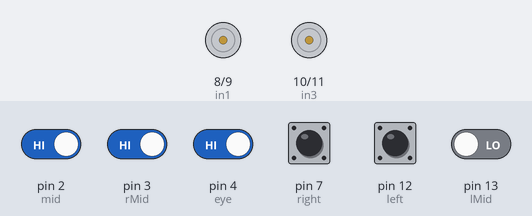
Simulated run of this sketch. Board: Arduino Uno, built with avr-gcc and run on an emulated ATmega328P. On the bench: motor-driver pin pairs drawn as motors (green arrow = first pin HIGH = forward, orange = second pin HIGH = backward, longer = more drive, scaled by the enable pin). The inputs (shaded band) are chosen by the test bench; at power-on: pin 2 (mid), pin 3 (rMid), pin 4 (eye), pin 7 (right) HIGH, pin 12 (left), pin 13 (lMid) LOW.

Above: at 1.2 s.
1.3 s: pin 4 (eye) driven LOW
At 1.6 s:
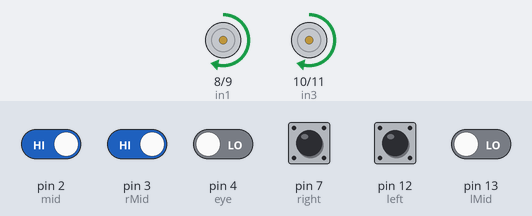
2.8 s: pin 7 (right) pulled LOW for 0.15 s
At 2.97 s:
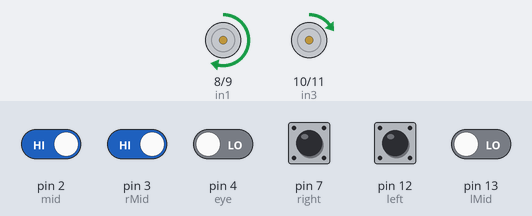
4.5 s: pin 12 (left) pulled HIGH for 0.15 s
At 4.57 s:
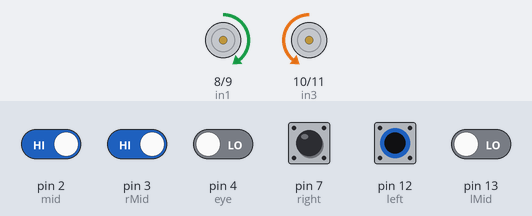
Timing chart, 0 to 6.1 s (numbered marks = the images above; inputs shaded):
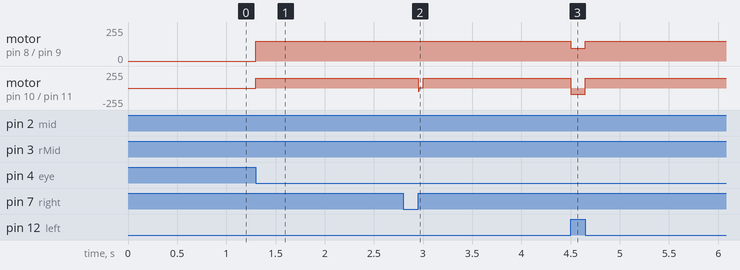

The sketch:

version1.ino
```cpp
const int enA = 5;
const int in1 = 8;
const int in2 = 9;
const int in3 = 10;
const int in4 = 11;
const int enB = 6;

const int lMid = 13;
const int left = 12;
const int right = 7;
const int rMid = 3;
const int mid = 2;
const int eye = 4;
int count = 0;
int x = 0;

int obstacleDetected = false;

void setup()
{
  // Serial.begin(9600);
  pinMode(in1, OUTPUT);
  pinMode(in2, OUTPUT);
  pinMode(in3, OUTPUT);
  pinMode(in4, OUTPUT);
  pinMode(enA, OUTPUT);
  pinMode(enB, OUTPUT);
  pinMode(left, INPUT);
  pinMode(mid, INPUT);
  pinMode(right, INPUT);
  pinMode(lMid, INPUT);
  pinMode(rMid, INPUT);
  pinMode(eye, INPUT);
}
void loop()
{
  int readL = digitalRead(left);
  int readlM = digitalRead(lMid);
  int readM = digitalRead(mid);
  int readrM = digitalRead(rMid);
  int readR = digitalRead(right);
  int readY = digitalRead(eye);

  if (readY == 0 && !obstacleDetected)
  {
    obstacleDetected = true;
  }
  if (obstacleDetected)
  {
    if ((readL == 1 && readM == 0 && readR == 0) || (readL == 1 && readlM == 1 && readM == 1 && readrM == 0 && readR == 0) || (readL==1 && readM==1 && readR==0))
    {
      turnLeft();
    }
    if((readL==0 && readlM==1 && readM==1 && readrM==0 && readR==0) || (readL==0 && readlM==1 && readM==0 && readrM==0 && readR==0)){
      turnLeft();
    }
    if((readL==0 && readlM==0 && readM==1 && readrM==1 && readR==0) || (readL==0 && readlM==0 && readM==0 && readrM==1 && readR==0)){
      turnRight();
    }
    if ((readL == 0 && readM == 0 && readR == 1) || (readL == 0 && readlM == 0 && readM == 1 && readrM == 1 && readR == 1) || (readL == 0 && readM == 1 && readR == 1))
    {
      turnRight();
    }
    if (readL == 0 && readlM == 0 && readM == 1 && readrM == 0 && readR == 0)
    {
      forward();
    }
    if (readL == 0 && readlM == 0 && readM == 0 && readrM == 0 && readR == 0)
    {
      forward();
    }
    if (readL == 0 && readlM == 0 && readM == 1 && readrM == 0 && readR == 0)
    {
      forward();
    }
    if(readL==1 && readM==1 && readR==1 || readL==0 && readM==0 && readR==0 || readL==1 && readM==0 && readR==1 || readL==0 && readM==1 && readR==0){
      forward();
    }
    if (readL == 1 && readlM == 1 && readM == 1 && readrM == 1 && readR == 1 && x == 0)
    {
      forward();
      x = 1;
      delay(800);
      // stop();
    }
    if (x == 1) {
      stop();
    }
  }
}
void forward()
{
  digitalWrite(in1, HIGH);
  digitalWrite(in2, LOW);
  digitalWrite(in3, LOW);
  digitalWrite(in4, HIGH);
  analogWrite(enB,97);
  analogWrite(enA,97);
}
void turnLeft()
{
  digitalWrite(in1, LOW);
  digitalWrite(in2, HIGH);
  digitalWrite(in3, LOW);
  digitalWrite(in4, HIGH);
  analogWrite(enA, 150);
  analogWrite(enB, 150);
}
void turnRight()
{
  digitalWrite(in1, HIGH);
  digitalWrite(in2, LOW);
  digitalWrite(in3, HIGH);
  digitalWrite(in4, LOW);
  analogWrite(enA, 150);
  analogWrite(enB, 150);
}
void stop()
{
  digitalWrite(in1, LOW);
  digitalWrite(in2, LOW);
  digitalWrite(in3, LOW);
  digitalWrite(in4, LOW);
  analogWrite(enA, 0);
  analogWrite(enB, 0);
}
```

Measured:
- after the input at 1.3 s, motor on pin 8 (in1) / pin 9 (in2), motor on pin 10 (in3) / pin 11 (in4): stopped → forward 150/255 at once
- after the input at 2.8 s, motor on pin 10 (in3) / pin 11 (in4): forward 150/255 → backward 46/255 after 0.15 s, → forward 4/255 0.01 s later, → forward 150/255 0.04 s later
- after the input at 4.5 s, motor on pin 8 (in1) / pin 9 (in2): forward 150/255 → forward 97/255 at once, → forward 150/255 0.15 s later; motor on pin 10 (in3) / pin 11 (in4): forward 150/255 → backward 97/255 at once, → forward 150/255 0.15 s later
